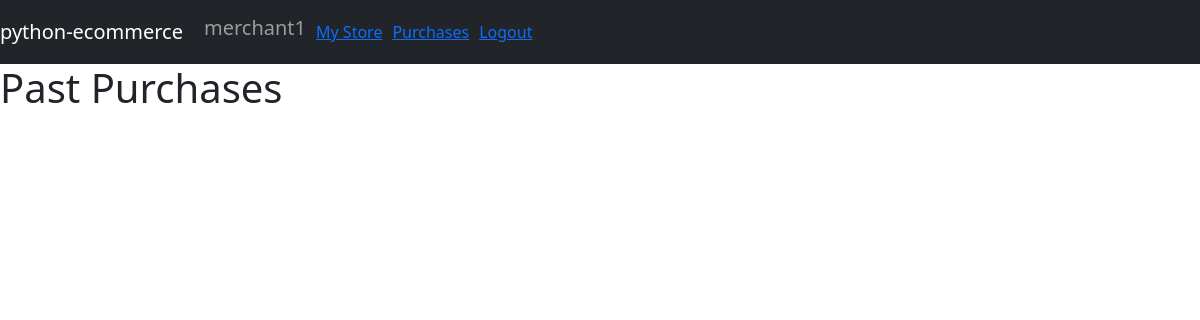
/shop/purchases/ (signed in), run on an earlier commit of the app's database.
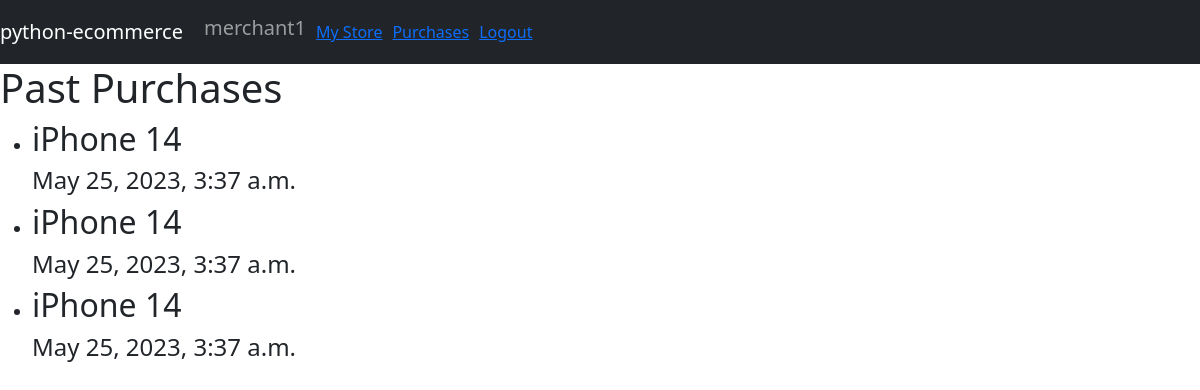
And on a later commit of the database.
### products/models.py (models this page shows)
class Purchase(models.Model):
    product = models.ForeignKey(Product, on_delete=models.CASCADE)
    purchaser = models.ForeignKey(Customer, default=None, on_delete=models.CASCADE)
    purchase_date = models.DateTimeField(auto_now_add=True)

class Product(models.Model):
    product_name = models.CharField(max_length=50)
    description = models.CharField(max_length=300)
    price = models.DecimalField(decimal_places=2, max_digits=10)
    store = models.ForeignKey(Store, on_delete=models.CASCADE)
    quantity = models.IntegerField()
    def __str__(self):
        return str(self.product_name)

### products/views.py (the view)
# urls.py: path('purchases/', views.get_purchases, name="get_purchases")
@login_required
def get_purchases(request):
    purchases = Purchase.objects.filter(purchaser = Customer.objects.get(user = request.user))
    return render(request, 'pages/past_purchases.html', {'purchases' : purchases})

### products/templates/pages/past_purchases.html
{% extends "base.html" %}
{% block content %}
<h1>
    Past Purchases
</h1>
<ul>
    {% for p in purchases %}
    <li>
        <h2>{{ p.product }}</h2>
        <h4>{{ p.purchase_date }}</h4>
    </li>
    {% endfor %}
</ul>
{% endblock content %}

What changed in the data, as far as the page shows it:
added Purchase: product "iPhone 14", purchase_date "May 25, 2023, 3:37 a.m."
added Purchase: product "iPhone 14", purchase_date "May 25, 2023, 3:37 a.m."
added Purchase: product "iPhone 14", purchase_date "May 25, 2023, 3:37 a.m."
